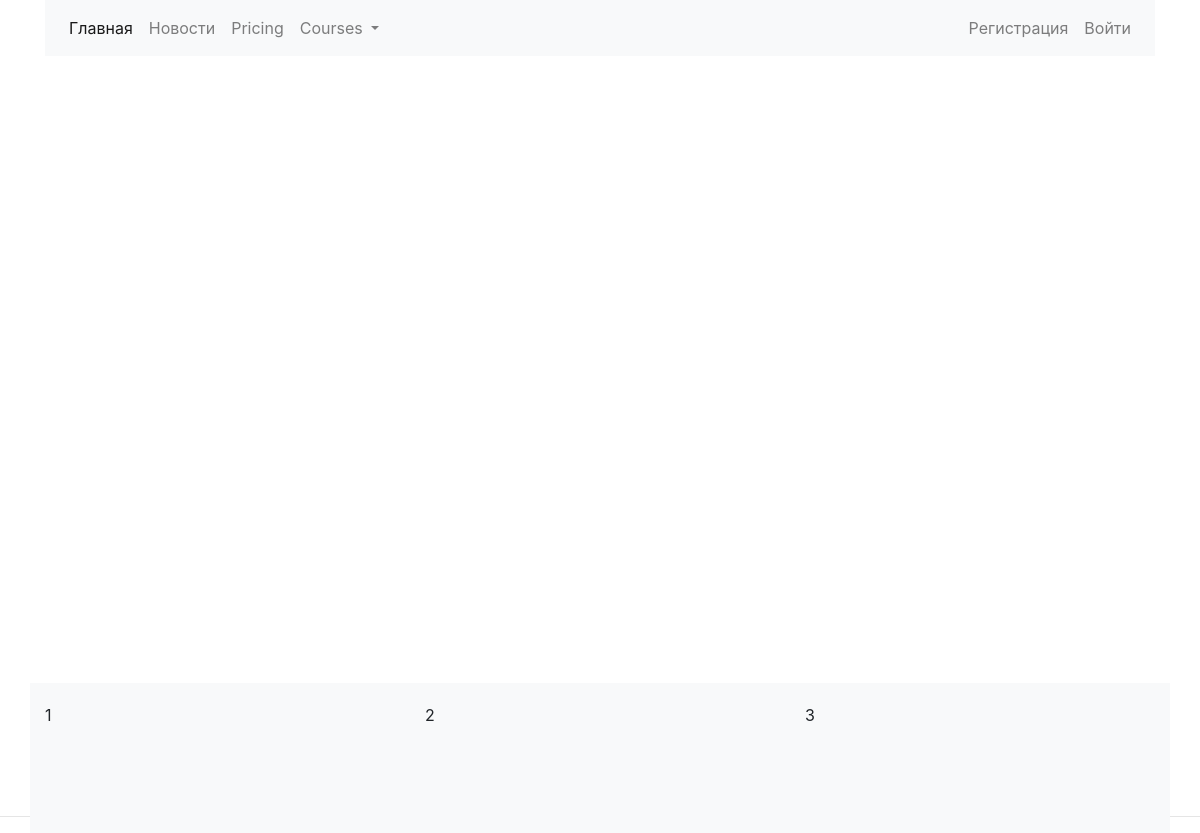
The page /students/groups/ on the database as committed earlier.
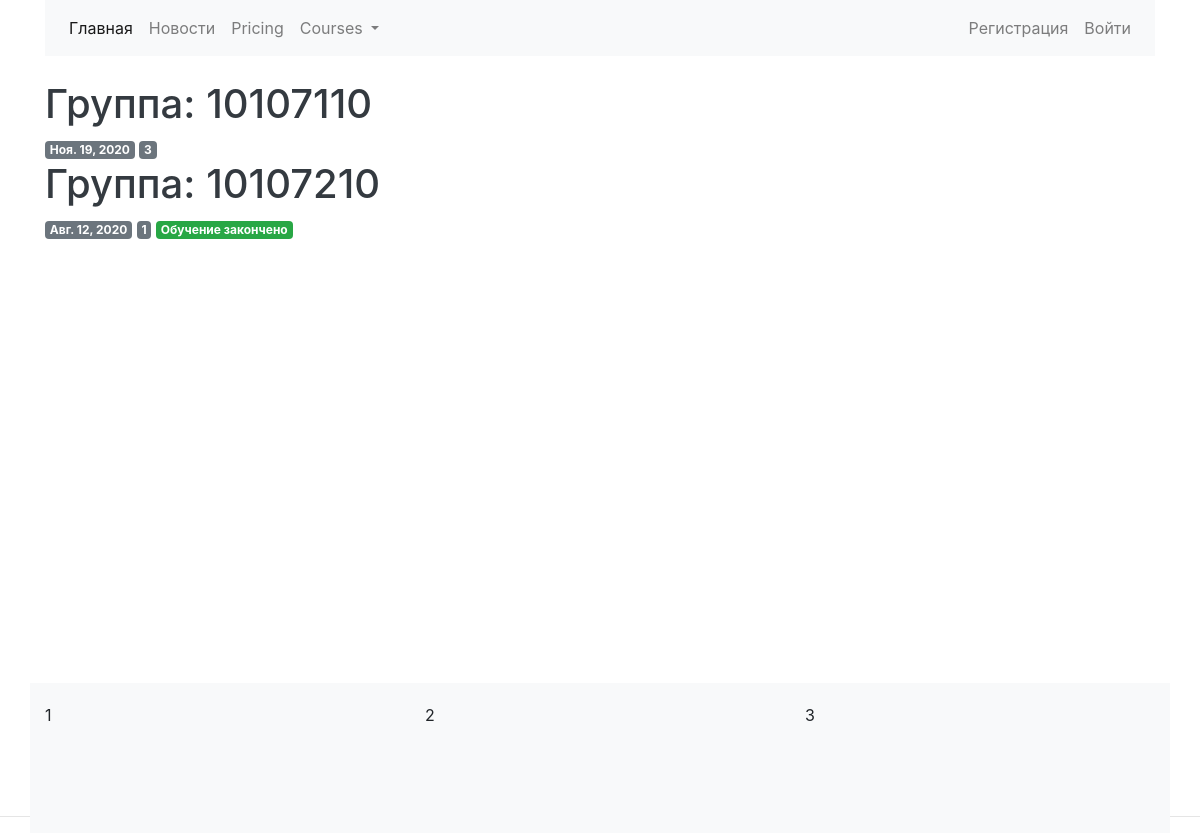
The same page on the database as committed later.
### profiles/models.py (models this page shows, shortened)
class StudentsGroupModel(models.Model):
    group_code = models.CharField(max_length=25, unique=True, blank=False, null=False, primary_key=True)
    start_date = models.DateField()
    is_finished = models.BooleanField(default=False, verbose_name='Обучение завершено')
    class Meta:
        verbose_name = 'Группа студентов'
        verbose_name_plural = 'Группы студентов'

### students/views.py (the view)
# urls.py: path('groups/', views.GroupListView.as_view(), name='student_groups'),
class GroupListView(ListView):
    model = StudentsGroupModel
    template_name = 'students/groups/groups_list.html'

### students/templates/students/groups/groups_list.html (shortened to what this page needs)
{% extends 'index/base.html'%}
{% load crispy_forms_tags %}
{% block body %}
    {% for group in object_list %}
    <a class="text-dark" data-toggle="collapse" href="#collapse_{{ group.group_code }}" role="button" aria-expanded="false" aria-controls="collapseExample">
        <h1>Группа: {{ group.group_code }}</h1>
    </a>
    <span class="badge badge-secondary">{{ group.start_date }}</span>
    <span class="badge badge-secondary">{{ group.usermodel_set.count }}</span>
    {% if group.is_finished %}
        <span class="badge badge-success">Обучение закончено</span>
    {% endif %}
    {% endfor %}
{% endblock %}

### index/templates/index/base.html (shortened to what this page needs)
{% load static %}
<!doctype html>
<html lang="ru">
  <head>
    <link rel="stylesheet" href="{% static 'css/bootstrap.min.css' %}">
    <link rel="stylesheet" href="{% static 'css/simple-sidebar.css' %}">
    <link rel="stylesheet" href="{% static 'css/footer.css' %}">
  </head>
  <body>
<div id="wrap">
  <div class="container" id="main">
    {% include "index/navbar.html"%}
    {% block body %}{% endblock %}
  </div>
</div>
  </body>
  <footer class="container footer">
      <div class="row">
        <div class="col-md-4">
          1
        </div>
         <div class="col-md-4">
          2
        </div>
        <div class="col-md-4">
          3
        </div>
      </div>
  </footer>
</html>

### index/templates/index/navbar.html (shortened to what this page needs)
<nav class="navbar navbar-expand-lg navbar-light bg-light">
  <div class="collapse navbar-collapse" id="navbarNavDropdown">
    <ul class="nav navbar-nav">
      <li class="nav-item active">
        <a class="nav-link" href="{% url 'index:index' %}">Главная <span class="sr-only">(current)</span></a>
      </li>
      <li class="nav-item">
        <a class="nav-link" href="{% url 'index:news_list'%}">Новости</a>
      </li>
      <li class="nav-item">
        <a class="nav-link" href="#">Pricing</a>
      </li>
      <li class="nav-item dropdown">
        <a class="nav-link dropdown-toggle" href="#" id="navbarDropdownMenuLink" data-toggle="dropdown" aria-haspopup="true" aria-expanded="false">
          Courses
        </a>
      </li>
    </ul>
    {% if user.is_authenticated %}
    <ul class="nav navbar-nav ml-auto">
      <li class="nav-item"><a class="nav-link" href="{% url 'students:logout_student'%}"><span class="glyphicon glyphicon-user"></span>Выйти</a> </li>
    </ul>
    {% else %}
    <ul class="nav navbar-nav ml-auto">
      <li class="nav-item"><a class="nav-link" href="{% url 'students:register_student' %}">Регистрация</a> </li>
      <li class="nav-item"><a class="nav-link" href="{% url 'students:login_student' %}">Войти</a> </li>
    </ul>
    {% endif %}
  </div>
</nav>
<br>

### static/css/footer.css (style rules this page uses)
html, body { height:100%; }
#wrap { min-height: 100%; }
#main { overflow:auto; padding-bottom:150px; }
.footer { position:relevant; margin-top:-150px; height:150px; clear:both; padding-top:20px; background: #F8F9FA; }

Rows that differ between the two databases and show on the page:
added StudentsGroupModel: group_code "10107110", start_date "Ноя. 19, 2020", usermodel_set.count "3"
added StudentsGroupModel: group_code "10107210", start_date "Авг. 12, 2020", usermodel_set.count "1", is_finished "Обучение закончено"
